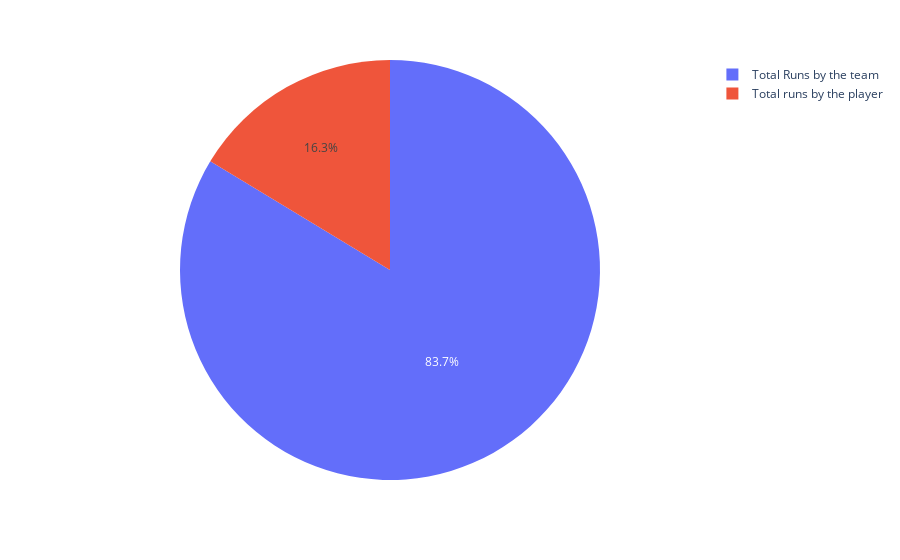

Notebook code for this chart:
### Markdown cell above
# 2. Percentage of total runs of the team contributed by the player

### Code cell
def get_contribution_piechart(player_name):

    player_team = balls[balls["batter"] == player_name]["BattingTeam"].values[0]
    total_team_runs = balls[balls["BattingTeam"] == player_team]["total_run"].sum()
    total_player_runs = balls[balls["batter"] == player_name]["total_run"].sum()

    viz_df = pd.DataFrame()
    viz_df["Metric"] = ["Total Runs by the team", "Total runs by the player"]
    viz_df["Value"] = [total_team_runs, total_player_runs]

    fig = px.pie(data_frame=viz_df, names="Metric", values="Value")
    return fig

get_contribution_piechart("V Kohli")

### Figure 1 — Plotly figure (JSON) as saved in the notebook; plotly's stock layout.template omitted (floating-point values rounded to 4 significant figures)
{"data": [{"domain": {"x": [0, 1], "y": [0, 1]}, "hovertemplate": "Metric=%{label}<br>Value=%{value}<extra></extra>", "labels": ["Total Runs by the team", "Total runs by the player"], "legendgroup": "", "name": "", "showlegend": true, "type": "pie", "values": [35190, 6876]}], "layout": {"autosize": true, "legend": {"tracegroupgap": 0}, "margin": {"t": 60}}}
